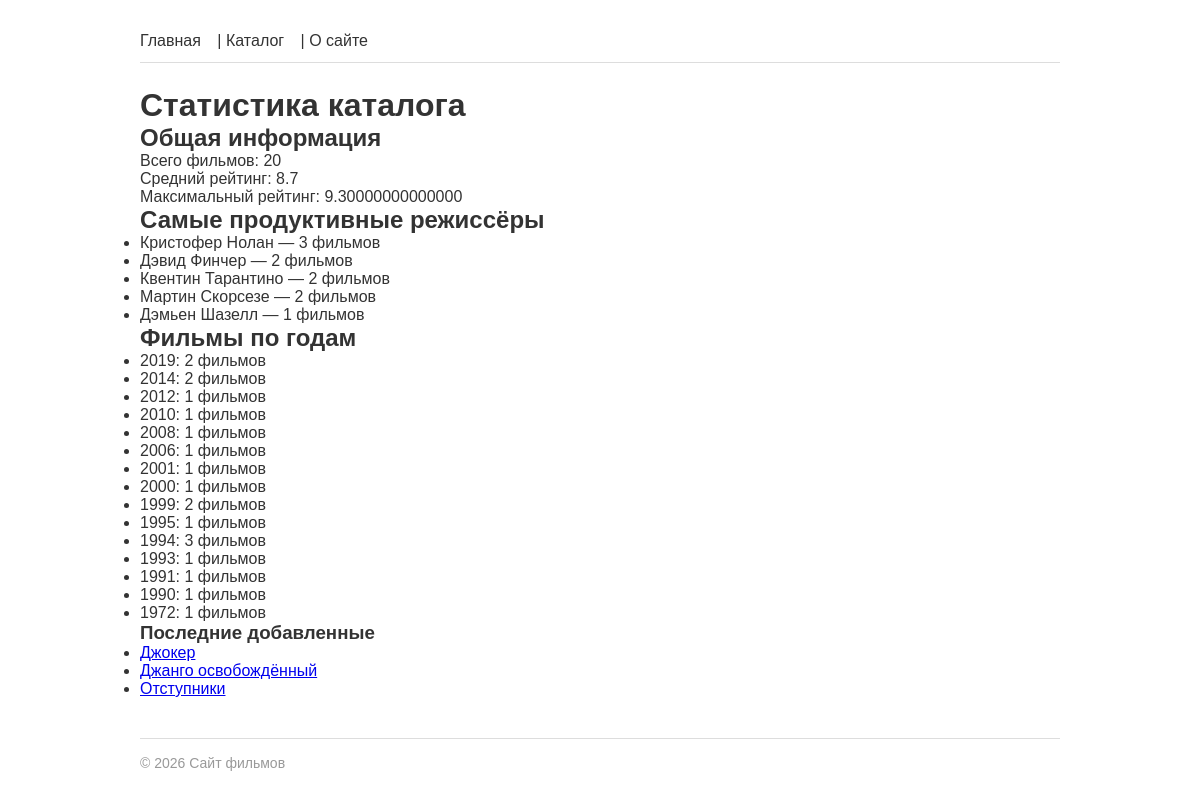
Screenshot of /stats/ with the database file from the repository.
### films/models.py (models this page shows, shortened)
class Director(models.Model):
    name = models.CharField(max_length=200, verbose_name='Имя')
    bio = models.TextField(blank=True, verbose_name='Биография')
    photo = models.ImageField(upload_to='directors/', blank=True, verbose_name='Фото')
    slug = models.SlugField(max_length=200, unique=True, blank=True)
    class Meta:
        ordering = ['name']
        verbose_name = 'Режиссёр'
        verbose_name_plural = 'Режиссёры'

class Film(models.Model):
    title = models.CharField(max_length=200, verbose_name='Название')
    year = models.PositiveIntegerField(validators=[validate_film_year], verbose_name='Год выпуска')
    description = models.TextField(blank=True, verbose_name='Описание')
    rating = models.DecimalField(max_digits=3, decimal_places=1, default=0.0, verbose_name='Рейтинг')
    slug = models.SlugField(max_length=200, unique=True, blank=True)
    created_at = models.DateTimeField(auto_now_add=True, verbose_name='Дата добавления')
    director = models.ForeignKey(
        'Director', on_delete=models.SET_NULL, null=True, blank=True,
        related_name='films', verbose_name='Режиссёр'
    )
    genres = models.ManyToManyField('Genre', blank=True, related_name='films', verbose_name='Жанры')
    actors = models.ManyToManyField('Actor', blank=True, related_name='films', verbose_name='Актёры')
    objects = FilmManager()
    class Meta:
        ordering = ['-year']
        verbose_name = 'Фильм'
        verbose_name_plural = 'Фильмы'
    def get_absolute_url(self):
        return reverse('films:film_detail', kwargs={'slug': self.slug})

### films/views.py (the view)
# urls.py: path('stats/', views.catalog_stats, name='catalog_stats'),
def catalog_stats(request):
    overall_stats = Film.objects.aggregate(
        total=Count('id'),
        avg_rating=Avg('rating'),
        max_rating=Max('rating'),
        min_rating=Min('rating'),
    )
    top_directors = Director.objects.annotate(
        film_count=Count('films')
    ).filter(film_count__gt=0).order_by('-film_count')[:5]
    films_by_year = Film.objects.values('year').annotate(
        count=Count('id')
    ).order_by('-year')
    context = {
        'overall_stats': overall_stats,
        'top_directors': top_directors,
        'films_by_year': films_by_year,
    }
    return render(request, 'films/catalog_stats.html', context)

### films/models.py (called while the page is built)
    def recent(self, count=5):
        return self.order_by('-created_at')[:count]

### films/templatetags/film_tags.py (called while the page is built)
@register.simple_tag
def current_year():
    return datetime.date.today().year

@register.inclusion_tag('films/includes/latest_films.html')
def latest_films(count=3):
    films = Film.objects.recent(count)
    return {'films': films}

### films/templates/films/catalog_stats.html (shortened to what this page needs)
{% extends 'base.html' %}
{% block content %}
    <h1>Статистика каталога</h1>
    <h2>Общая информация</h2>
    <p>Всего фильмов: {{ overall_stats.total }}</p>
    <p>Средний рейтинг: {{ overall_stats.avg_rating|floatformat:1 }}</p>
    <p>Максимальный рейтинг: {{ overall_stats.max_rating }}</p>
    <h2>Самые продуктивные режиссёры</h2>
    <ul>
        {% for director in top_directors %}
            <li>{{ director.name }} — {{ director.film_count }} фильмов</li>
        {% endfor %}
    </ul>
    <h2>Фильмы по годам</h2>
    <ul>
        {% for item in films_by_year %}
            <li>{{ item.year }}: {{ item.count }} фильмов</li>
        {% endfor %}
    </ul>
{% endblock %}

### films/templates/films/includes/latest_films.html
{% load film_tags %}
<div class="latest-films">
    <h3>Последние добавленные</h3>
    <ul>
    {% for film in films %}
        <li><a href="{{ film.get_absolute_url }}">{{ film.title }}</a></li>
    {% empty %}
        <li>Фильмов пока нет.</li>
    {% endfor %}
    </ul>
</div>

### static/css/base.css (style rules this page uses)
* { box-sizing: border-box; margin: 0; padding: 0; }
body { font-family: Arial, sans-serif; max-width: 960px; margin: 0 auto; padding: 20px; color: #333; }

### rows the page displays
Director: name "Кристофер Нолан", film_count "3"
Director: name "Дэвид Финчер", film_count "2"
Director: name "Квентин Тарантино", film_count "2"
Director: name "Мартин Скорсезе", film_count "2"
Director: name "Дэмьен Шазелл", film_count "1"
Film: title "Джокер"
Film: title "Джанго освобождённый"
Film: title "Отступники"

### other values shown
{{ overall_stats.total }} "20"
{{ overall_stats.avg_rating|floatformat:1 }} "8.7"
{{ overall_stats.max_rating }} "9.30000000000000"
{{ item.year }} "2019" "2014" "2012" "2010" "2008" "2006" "2001" "2000" "1999" "1995" "1994" "1993" "1991" "1990" "1972"
{{ item.count }} "2" "2" "1" "1" "1" "1" "1" "1" "2" "1" "3" "1" "1" "1" "1"
